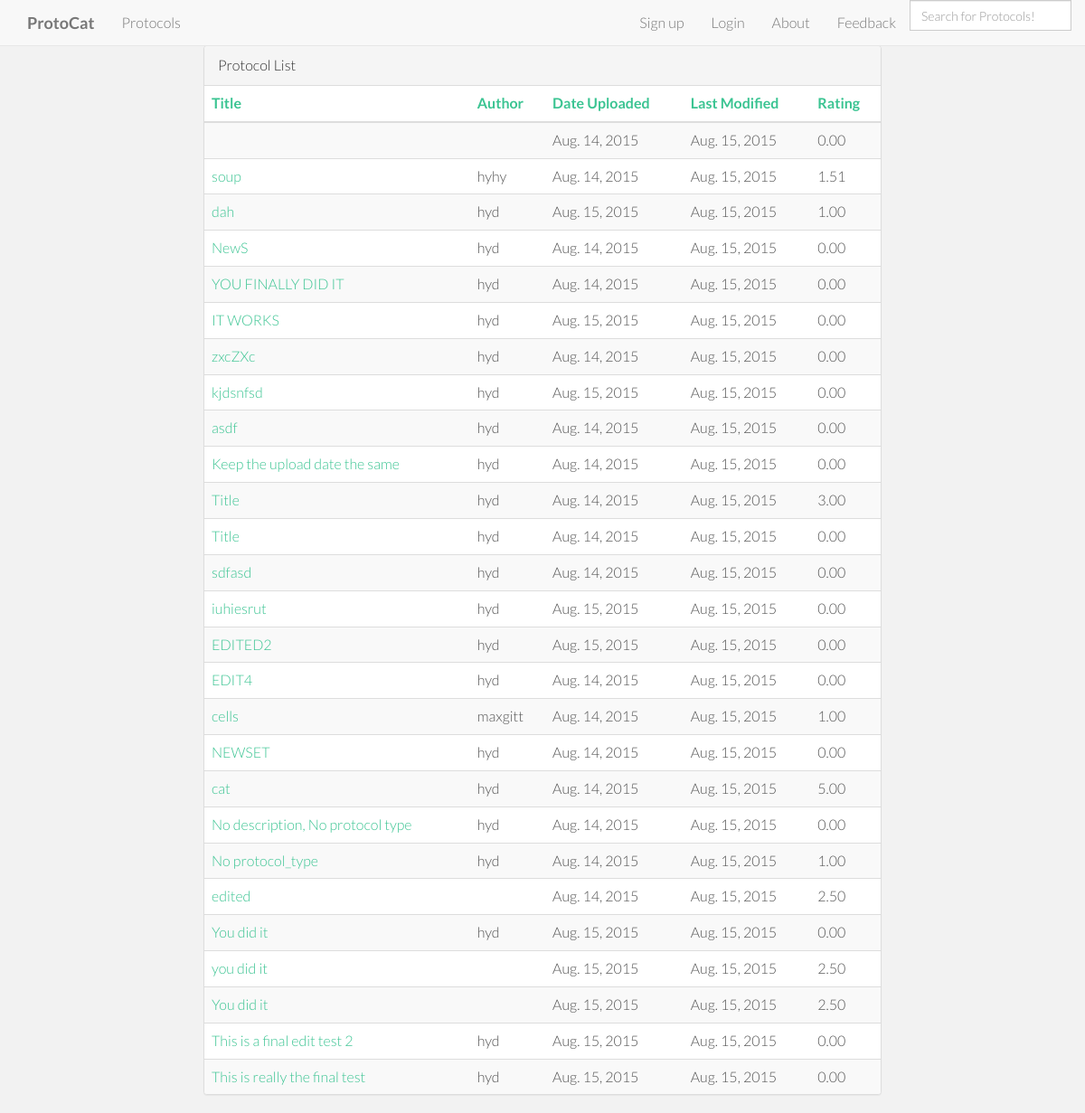
Screenshot of /protocol_list/ with the database file from the repository.
### protocat_app/models.py (models this page shows)
class Protocol(models.Model):
    id = models.AutoField(primary_key=True)
    title = models.TextField()
    author = models.CharField(max_length=50)
    date_of_upload = models.DateField(auto_now_add=True)
    date_modified = models.DateField(auto_now=True)
    description = models.TextField(blank=True)
    protocol_type = models.CharField(max_length=2, choices=PROTOCOL_TYPES, null=True, blank=True)
    rating = models.DecimalField(
        validators=[MinValueValidator(0.0), MaxValueValidator(5.0)],
        max_digits=3, decimal_places=2, default=2.50)
    num_ratings = models.IntegerField(default=0)
    user_rated = models.TextField(default='')
    reagents = models.TextField(default='')
    protocol_steps = models.TextField(default='')

### protocat_app/views.py (the view)
# urls.py: url(r'^protocol_list/', views.protocol_list, name='protocol_list'),
def protocol_list(request):
    all_entries = Protocol.objects.all()
    protocol_list=[]
    for each in Protocol.objects.all():
        title = each.title
        author = each.author
        date = each.date_of_upload
        last_mod = each.date_modified
        protocol_id = each.id
        rating = each.rating
        url = "/protocol_display/" + str(protocol_id)
        inner_protocol = [title, author, date, protocol_id, url, rating, last_mod]
        protocol_list.append(inner_protocol)
    return render(request,'protocat_app/protocol_list.html', {'protocol_list':protocol_list})

### protocat_app/templates/protocat_app/protocol_list.html
{% extends 'base.html' %}
{% load staticfiles %}
{% block content %}
    <div class="container">
        <div class="row">
            <div class="col-md-2"></div>
            <div class="col-md-8">
                <div class="panel panel-default">
                    <div class="panel-heading">Protocol List</div>
                        <table class="table table-striped">
                            <thead>
                                <tr>
                                    <th><a href="/title_list">Title</a></th>
                                    <th><a href="/author_list">Author</a></th>
                                    <th><a href="/date_list">Date Uploaded</a></th>
                                    <th><a href="/modified_list">Last Modified</a></th>
                                    <th><a href="/rating_list">Rating</a></th>
                                </tr>
                            </thead>
                            <tbody>
                            {% for protocol in protocol_list %}
                                <tr>
                                    <td><a href={{protocol.4}}>{{protocol.0}}</a></td>
                                    <td>{{ protocol.1 }}</td>
                                    <td>{{ protocol.2 }}</td>
                                    <td>{{ protocol.6 }}</td>
                                    <td>{{ protocol.5 }}</td>
                                </tr>
                            {% endfor %}
                            </tbody>
                        </table>
                </div>
            </div>
            <div class="col-md-2"></div>
        </div>
    </div>
{% endblock %}

### protocat_app/static/stylesheets/root_index.css (style rules this page uses)
body { background-color: #f2f2f2; font-family: "Lato"; font-weight: 300; font-size: 16px; color: #555; padding-top: 50px; -webkit-font-smoothing: antialiased; -webkit-overflow-scrolling: touch; }
a { color: #3bc492; word-wrap: break-word; -webkit-transition: color 0.1s ease-in, background 0.1s ease-in; -moz-transition: color 0.1s ease-in, background 0.1s ease-in; -ms-transition: color 0.1s ease-in, background 0.1s ease-in; -o-transition: color 0.1s ease-in, background 0.1s ease-in; transition: color 0.1s ease-in, background 0.1s ease-in; }
a:before, a:after { -webkit-transition: color 0.1s ease-in, background 0.1s ease-in; -moz-transition: color 0.1s ease-in, background 0.1s ease-in; -ms-transition: color 0.1s ease-in, background 0.1s ease-in; -o-transition: color 0.1s ease-in, background 0.1s ease-in; transition: color 0.1s ease-in, background 0.1s ease-in; }

### rows the page displays
Protocol: date_of_upload "Aug. 14, 2015", date_modified "Aug. 15, 2015", rating "0.00"
Protocol: title "soup", author "hyhy", date_of_upload "Aug. 14, 2015", date_modified "Aug. 15, 2015", rating "1.51"
Protocol: title "dah", author "hyd", date_of_upload "Aug. 15, 2015", date_modified "Aug. 15, 2015", rating "1.00"
Protocol: title "NewS", author "hyd", date_of_upload "Aug. 14, 2015", date_modified "Aug. 15, 2015", rating "0.00"
Protocol: title "YOU FINALLY DID IT", author "hyd", date_of_upload "Aug. 14, 2015", date_modified "Aug. 15, 2015", rating "0.00"
Protocol: title "IT WORKS", author "hyd", date_of_upload "Aug. 15, 2015", date_modified "Aug. 15, 2015", rating "0.00"
Protocol: title "zxcZXc", author "hyd", date_of_upload "Aug. 14, 2015", date_modified "Aug. 15, 2015", rating "0.00"
Protocol: title "kjdsnfsd", author "hyd", date_of_upload "Aug. 15, 2015", date_modified "Aug. 15, 2015", rating "0.00"
Protocol: title "asdf", author "hyd", date_of_upload "Aug. 14, 2015", date_modified "Aug. 15, 2015", rating "0.00"
Protocol: title "Keep the upload date the same", author "hyd", date_of_upload "Aug. 14, 2015", date_modified "Aug. 15, 2015", rating "0.00"
Protocol: title "Title", author "hyd", date_of_upload "Aug. 14, 2015", date_modified "Aug. 15, 2015", rating "3.00"
Protocol: title "Title", author "hyd", date_of_upload "Aug. 14, 2015", date_modified "Aug. 15, 2015", rating "0.00"
Protocol: title "sdfasd", author "hyd", date_of_upload "Aug. 14, 2015", date_modified "Aug. 15, 2015", rating "0.00"
Protocol: title "iuhiesrut", author "hyd", date_of_upload "Aug. 15, 2015", date_modified "Aug. 15, 2015", rating "0.00"
Protocol: title "EDITED2", author "hyd", date_of_upload "Aug. 15, 2015", date_modified "Aug. 15, 2015", rating "0.00"
Protocol: title "EDIT4", author "hyd", date_of_upload "Aug. 14, 2015", date_modified "Aug. 15, 2015", rating "0.00"
Protocol: title "cells", author "maxgitt", date_of_upload "Aug. 14, 2015", date_modified "Aug. 15, 2015", rating "1.00"
Protocol: title "NEWSET", author "hyd", date_of_upload "Aug. 14, 2015", date_modified "Aug. 15, 2015", rating "0.00"
Protocol: title "cat", author "hyd", date_of_upload "Aug. 14, 2015", date_modified "Aug. 15, 2015", rating "5.00"
Protocol: title "No description, No protocol type", author "hyd", date_of_upload "Aug. 14, 2015", date_modified "Aug. 15, 2015", rating "0.00"
Protocol: title "No protocol_type", author "hyd", date_of_upload "Aug. 14, 2015", date_modified "Aug. 15, 2015", rating "1.00"
Protocol: title "edited", date_of_upload "Aug. 14, 2015", date_modified "Aug. 15, 2015", rating "2.50"
Protocol: title "You did it", author "hyd", date_of_upload "Aug. 15, 2015", date_modified "Aug. 15, 2015", rating "0.00"
Protocol: title "you did it", date_of_upload "Aug. 15, 2015", date_modified "Aug. 15, 2015", rating "2.50"
Protocol: title "You did it", date_of_upload "Aug. 15, 2015", date_modified "Aug. 15, 2015", rating "2.50"
Protocol: title "This is a final edit test 2", author "hyd", date_of_upload "Aug. 15, 2015", date_modified "Aug. 15, 2015", rating "0.00"
Protocol: title "This is really the final test", author "hyd", date_of_upload "Aug. 15, 2015", date_modified "Aug. 15, 2015", rating "0.00"
